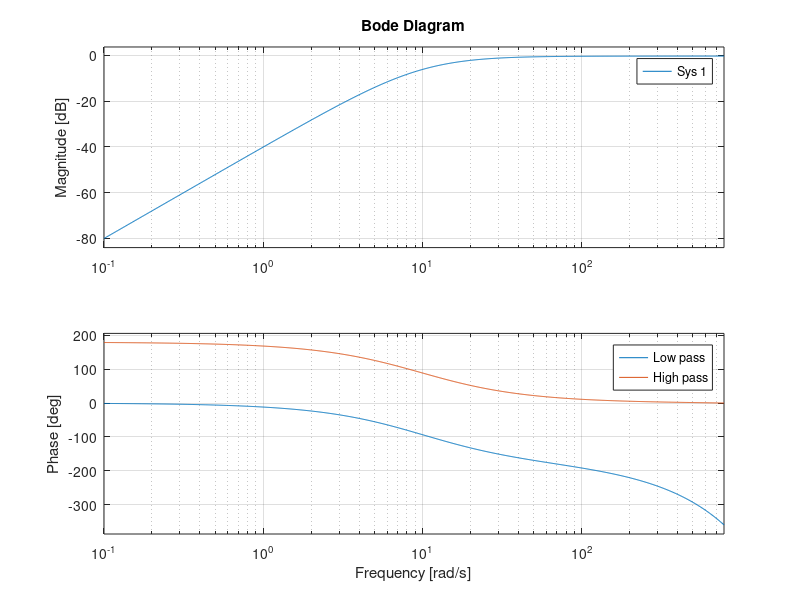
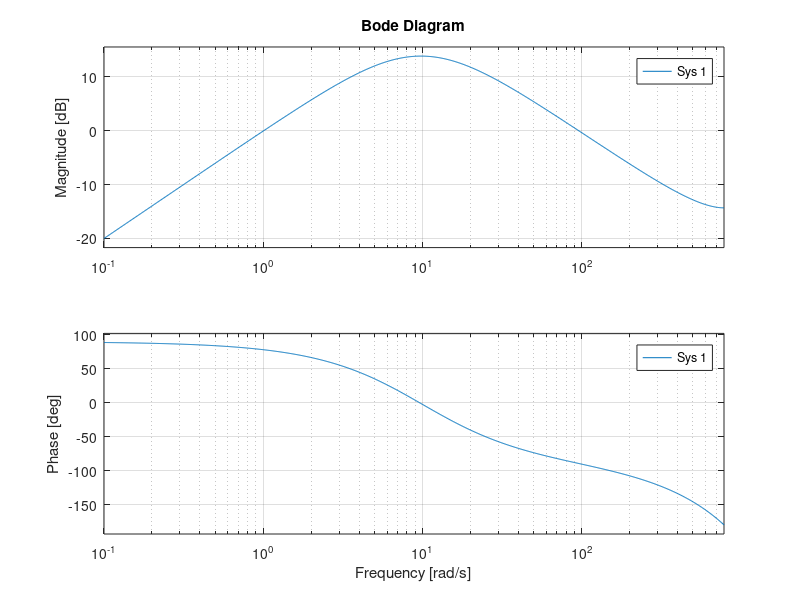
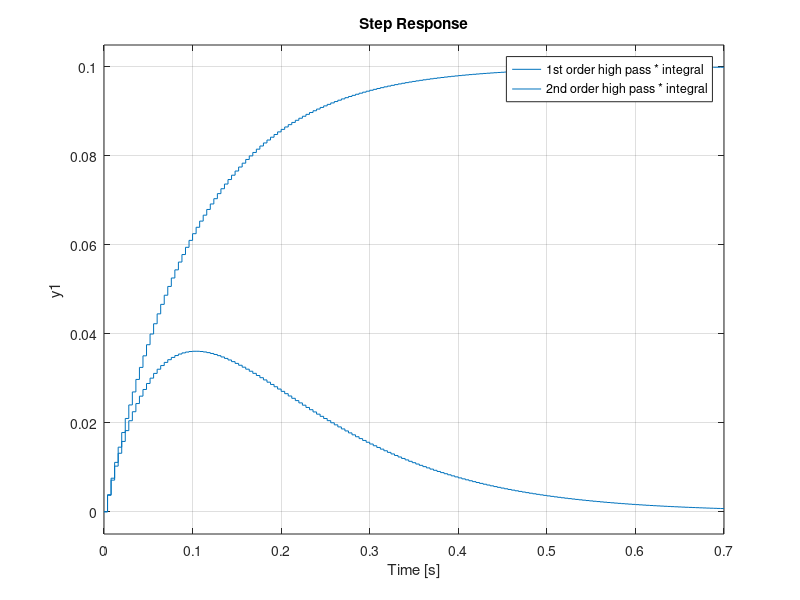
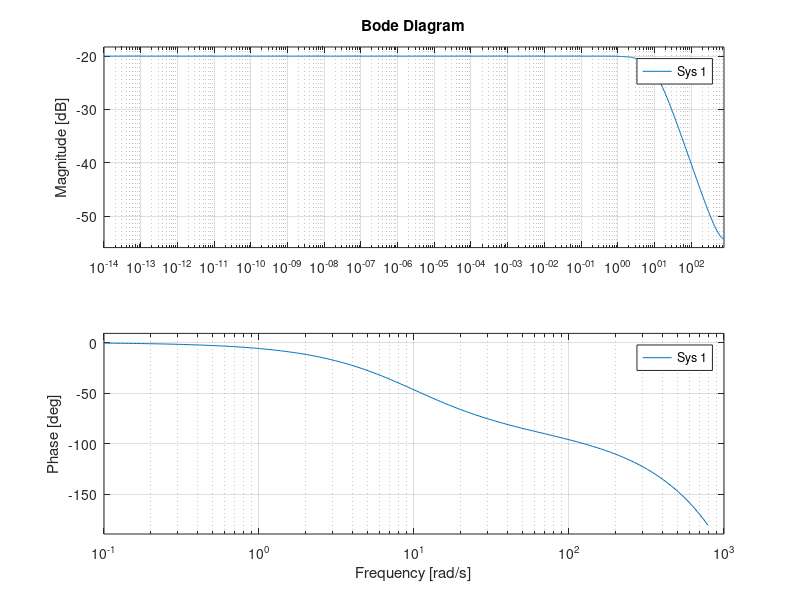

Write the MATLAB code that produced these figures, in order.
close all
clc

dt = 1/250;
tau = 0.1;
tau2 = 100.0;
tau3 = 0.1;
alpha = tau / (tau + dt);
alpha2 = tau2 / (tau2 + dt);
alpha3 = tau3 / (tau3 + dt);

alpha_lp = dt / (tau + dt);

hp = tf([alpha, -alpha],[1, -alpha], dt, 'variable','z^-1');
hp2 = tf([alpha2, -alpha2],[1, -alpha2], dt, 'variable','z^-1');
hp3 = tf([alpha3, -alpha3],[1, -alpha3], dt, 'variable','z^-1');

lp = tf([alpha_lp],[1, alpha_lp-1], dt, 'variable','z^-1');

inte = tf([dt],[1, -1], dt, 'variable','z^-1');
diff = tf([1/dt, -1/dt],[1], dt, 'variable','z^-1');

figure(1)
bode(lp^2); grid on; hold on;
bode(hp^2);
legend('Low pass', 'High pass');

figure(2)
bode(lp^2 * diff); grid on;

figure(3)
step(hp * inte); hold on; grid on;
step(hp^2 * inte);
legend('1st order high pass * integral', '2nd order high pass * integral')

figure(4)
bode(hp * inte); grid on;
xlim([10^-1, 10^3])

figure(5)
bode(lp * diff); grid on;

figure(6)
step(lp); grid on; hold on;
step(lp * diff / 5)
step(hp)
step(lp * lp * diff / 3)
legend('1st order low pass', '1st order low pass * derivator', '1st order high pass', '2nd order low pass * derivator')
